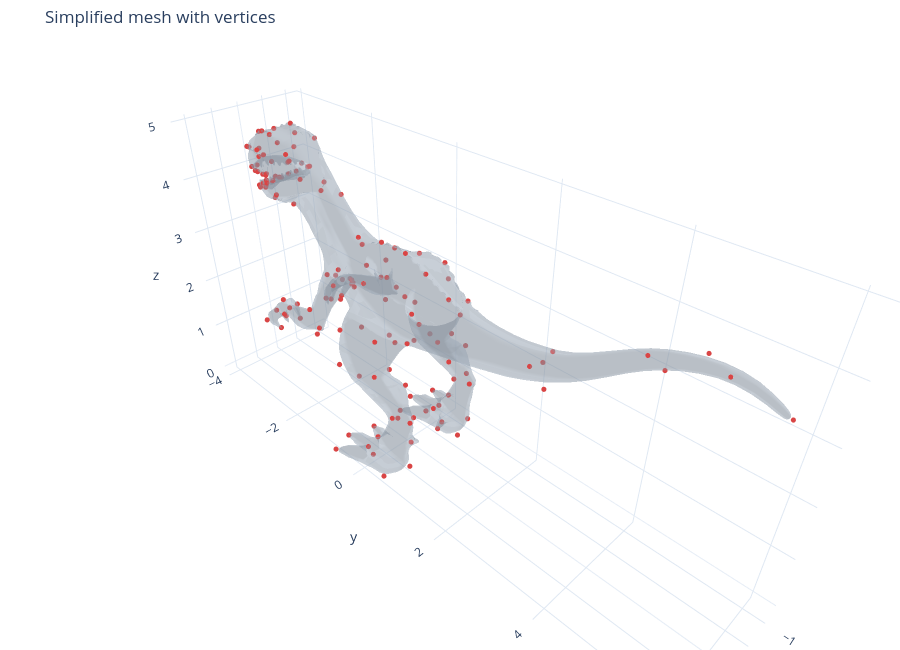

This figure's notebook cell:
### Code cell
x, y, z = simplified.vertices.T
simplified_vertices = go.Scatter3d(
    x=x, y=y, z=z,
    mode="markers",
    marker=dict(size=3, color="#d94545"),
    name="Mesh vertices",
)

print(f"{len(simplified.vertices)} vertices")
show(
    mesh_trace(mesh, opacity=0.35),
    simplified_vertices,
    title="Simplified mesh with vertices",
)

### Figure 1 — Plotly figure (JSON) as saved in the notebook; plotly's stock layout.template omitted (floating-point values rounded to 4 significant figures; data arrays with more than 128 entries replaced by an {"elided": "..."} marker saying what was removed)
{"data": [{"color": "#a8b5c4", "hoverinfo": "skip", "i": {"elided": "22294 int values"}, "j": {"elided": "22294 int values"}, "k": {"elided": "22294 int values"}, "name": "Mesh", "opacity": 0.35, "type": "mesh3d", "x": {"elided": "11677 float values"}, "y": {"elided": "11677 float values"}, "z": {"elided": "11677 float values"}}, {"marker": {"color": "#d94545", "size": 3}, "mode": "markers", "name": "Mesh vertices", "type": "scatter3d", "x": {"elided": "152 float values"}, "y": {"elided": "152 float values"}, "z": {"elided": "152 float values"}}], "layout": {"height": 650, "margin": {"b": 0, "l": 0, "r": 0, "t": 45}, "scene": {"aspectmode": "data", "camera": {"up": {"x": 0, "y": 0, "z": 1}}}, "title": {"text": "Simplified mesh with vertices"}}}
